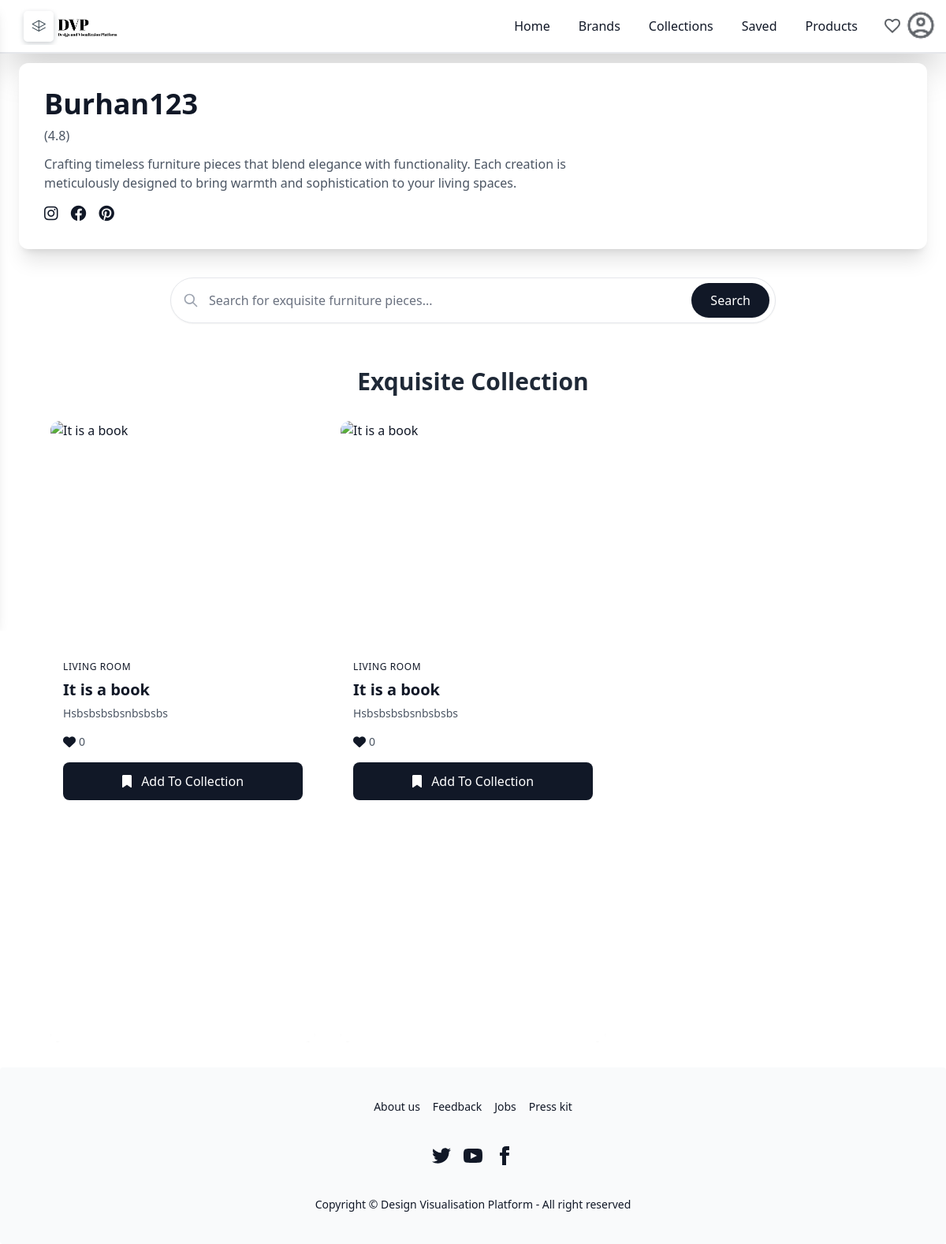
The page /brand_details/Burhan123/ (signed in) on the database its author committed.
### homeusers/models.py (models this page shows, shortened)
class CustomUser(AbstractUser):
    RoleChoices = (
        ("customer", "Customer Account"),
        ("business", "Business Account")
    )
    role = models.CharField(max_length=20, choices=RoleChoices, default="customer")
    profile_pic = CloudinaryField(
        'image',
        folder="profile_pics/",
        default="profile_pics/crcmmzrp6a5il1tdx7al",
        null=True,
        blank=True
    )
    Bio=models.CharField(max_length=1000 ,null=True,blank=True)
    website=models.CharField(max_length=300, null=True, blank=True)
    location=models.CharField(max_length=300 ,null=True,blank=True)
    groups = models.ManyToManyField(
        'auth.Group',
        related_name='custom_user_groups',  # Changed related_name
        blank=True,
        help_text='The groups this user belongs to.',
        verbose_name='groups',
    )
    user_permissions = models.ManyToManyField(
        'auth.Permission',
        related_name='custom_user_permissions',  # Changed related_name
        blank=True,
        help_text='Specific permissions for this user.',
        verbose_name='user permissions',
    )
    class Meta:
        verbose_name = 'User'
        verbose_name_plural = 'Users'

### homebase/models.py (models this page shows, shortened)
class Products(models.Model):
    Categories_choice=(
    ("kitchen","kitchen"),
    ("office","office"),
    ("living room","living room"),
    ("dining  room","dining room" )
    )
    categories=models.CharField( max_length=20,choices=Categories_choice,default="living room")
    admin=models.ForeignKey(CustomUser,on_delete=models.CASCADE,limit_choices_to={"role":"business"},null=True)
    name=models.CharField(max_length=1000,null=False,blank=False)
    description=models.TextField(blank=True,null=True)
    created_date=models.DateTimeField(default=timezone.now)
    likes=models.ManyToManyField(CustomUser,related_name="likes",blank=True)
    @property
    def likes_count(self):
        return self.likes.count()
    class  Meta:
        verbose_name = 'Product'
        verbose_name_plural = 'Products'

### dvp_user_side/views.py (the view)
# urls.py: path("brand_details/<str:username>/",dusers.brand_details,name="brand_details"),
@login_required(login_url='login')
@user_passes_test(is_customer, login_url='login')
def brand_details(request, username):
    business_user = get_object_or_404(CustomUser, username=username, role="business")
    products_list = Products.objects.filter(admin=business_user)
    paginator = Paginator(products_list, 8)
    page_number = request.GET.get('page', 1)  # Added default page
    products = paginator.get_page(page_number)
    current_products = list(products)
    images = Images.objects.filter(
        product__in=current_products
    ).select_related('product')  # Added select_related for optimization
    context = {
        'business_user': business_user,
        'products': products,
        'images': images,
    }
    return render(request, "brand_product_details.html", context)

### dvp_user_side/views.py (called while the page is built)
def is_customer(user):
    return user.is_authenticated and user.role == "customer"

### dvp_user_side/templates/brand_product_details.html (shortened to what this page needs)
{% extends "base.html" %}
{% block content %}
    <section class="px-6 py-3 text-gray-900">
        <div class="bg-white rounded-xl shadow-xl p-8 relative overflow-hidden">
            <div class="absolute top-0 right-0 w-40 h-40 bg-wood-light opacity-10 rounded-full -mr-20 -mt-20"></div>
            <div class="absolute bottom-0 left-0 w-60 h-60 bg-wood-light opacity-10 rounded-full -ml-20 -mb-20"></div>
            <div class="flex flex-col md:flex-row   items-center gap-8 relative z-[5]">
                <div>
                    <h2 class="font-playfair text-3xl md:text-4xl font-bold text-wood-dark mb-2">{{ business_user.username }}</h2>
                    <div class="flex items-center gap-2 mb-3">
                        <span class="text-gray-600">(4.8)</span>
                    </div>
                    <p class="text-gray-600 max-w-2xl">{{ business_user.description|default:"Crafting timeless furniture pieces that blend elegance with functionality. Each creation is meticulously designed to bring warmth and sophistication to your living spaces." }}</p>
                    <div class="flex gap-4 mt-4">
                        <a href="#" class="text-wood-medium hover:text-wood-dark transition-colors">
                            <i class="fab fa-instagram text-xl"></i>
                        </a>
                        <a href="#" class="text-wood-medium hover:text-wood-dark transition-colors">
                            <i class="fab fa-facebook text-xl"></i>
                        </a>
                        <a href="#" class="text-wood-medium hover:text-wood-dark transition-colors">
                            <i class="fab fa-pinterest text-xl"></i>
                        </a>
                    </div>
                </div>
            </div>
        </div>
    </section>
    <section class="px-6 py-6">
        <div class="max-w-3xl mx-auto relative">
            <form action="" method="GET" class="relative">
                <div class="relative flex items-center">
                    <div class="absolute left-4 text-gray-400">
                        <svg xmlns="http://www.w3.org/2000/svg" class="h-5 w-5" fill="none" viewBox="0 0 24 24" stroke="currentColor">
                            <path stroke-linecap="round" stroke-linejoin="round" stroke-width="2" d="M21 21l-6-6m2-5a7 7 0 11-14 0 7 7 0 0114 0z" />
                        </svg>
                    </div>
                    <input
                        type="text"
                        name="search"
                        placeholder="Search for exquisite furniture pieces..."
                        value="{{ request.GET.search|default:'' }}"
                        class="w-full pl-12 pr-24 py-4 border border-gray-200 rounded-full focus:outline-none focus:ring-2 focus:ring-wood-medium bg-white text-gray-900 shadow-sm transition-all duration-300 focus:shadow-md"
                    >
                    <button type="submit" class="absolute right-2 top-1/2 transform -translate-y-1/2 px-6 py-2.5 bg-gray-900 text-white rounded-full hover:bg-gray-800 transition-colors duration-300 flex items-center justify-center shadow-sm">
                        Search
                    </button>
                </div>
            </form>
        </div>
    </section>
    <section class="px-16 py-8">
        <h2 class="font-playfair text-3xl font-bold text-wood-dark mb-8 text-center">Exquisite Collection</h2>
        {% if products %}
            <div class="grid grid-cols-1 md:grid-cols-2 lg:grid-cols-3 xl:grid-cols-4 gap-8">
                {% for product in products %}
                <div class="product-card bg-white rounded-xl shadow-elegant text-gray-900 overflow-hidden">
                    <div class="h-72 overflow-hidden relative group">
                    </div>
                    <div class="p-4 sm:h-[500px] shadow-xl bg-white">
                        <div class="text-xs font-medium text-wood-medium uppercase tracking-wider mb-2">
                            {{ product.categories }}
                        </div>
                        <a href="{% url 'product_detailed' product.id %}">
                            <h3 class="font-playfair text-xl font-bold text-wood-dark mb-2 leading-tight line-clamp-2">
                                {{ product.name }}
                            </h3>
                        </a>
                        <p class="text-gray-600 text-sm mb-4 line-clamp-2">
                            {{ product.description }}
                        </p>
                        <div class="flex justify-between items-center">
                            <div class="flex items-center ">
                                <i class="fas fa-heart"></i>
                                <span class="text-sm text-gray-600 ml-1">{{ product.likes_count }}</span>
                            </div>
                        </div>
                        <div class="mt-4">
                            {% if request.user.is_authenticated %}
                                <a href="{% url 'add_to_collection' product.id %}"
                                   class="block w-full py-3 text-center bg-gray-900 hover:bg-gray-800 rounded-lg text-white transition-colors">
                                    <i class="fas fa-bookmark mr-2"></i> Add To Collection
                                </a>
                            {% else %}
                                <a href="{% url 'login' %}?next={{ request.path }}"
                                   class="block w-full py-3 text-center bg-gray-900 hover:bg-gray-800 rounded-lg text-white transition-colors">
                                    <i class="fas fa-sign-in-alt mr-2"></i> Login to Save
                                </a>
                            {% endif %}
                        </div>
                    </div>
                </div>
                {% endfor %}
            </div>
        {% endif %}
    </section>
{% endblock content %}

### rows shown on the page
CustomUser: username "Burhan123"
Products: categories "LIVING ROOM", name "It is a book", description "Hsbsbsbsbsnbsbsbs", likes_count "0"
Products: categories "LIVING ROOM", name "It is a book", description "Hsbsbsbsbsnbsbsbs", likes_count "0"
